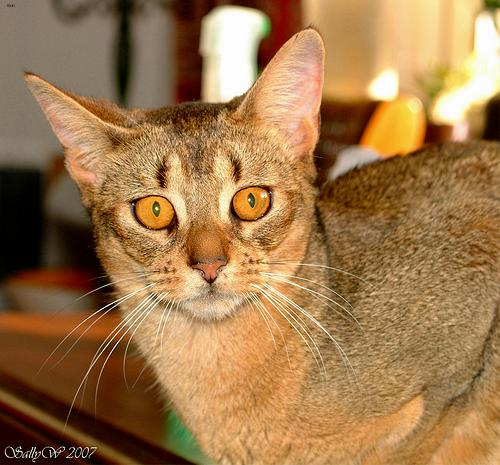
#> input picture data244/train/Abyssinian_102.jpg, 500 x 465 px, given as the content of the folder ../CatDogDataSet/test_images, which was not available
$ jupyter execute --allow-errors MainJupyter.ipynb   (older library calls are emulated)
#> lines starting #> are read from the running program, lines starting #| are printed output that depends on the picture; pictures that were not available may be replaced by others from this repository, and a replacement may not be noted
#> in prep_train_images, img is the input picture: PIL image 500x465 RGB; mean R, G, B 159.2, 120.3, 76
### LoadTestImages.py
from pathlib import Path
import numpy as np
import os
import PIL
from PIL import Image
from FlatPreProcessing import SIZE, CHANNELS


TRI_DIR = Path('../CatDogDataSet/test_images')


def norm_image(img):
    """
     Normalize PIL image

    Normalizes luminance to (mean,std)=(0,1),
    and applies a [1%, 99%] contrast stretch
    """
    # YCbCr allows for adjustment of luma component (Y)
    img_y, img_b, img_r = img.convert('YCbCr').split()
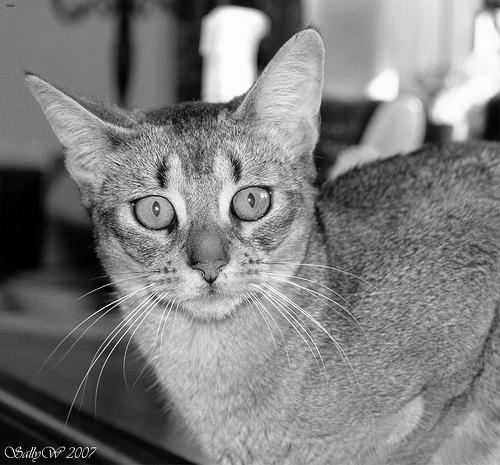
#> img_y: PIL image 500x465 L; min 0, max 254, mean 126.4
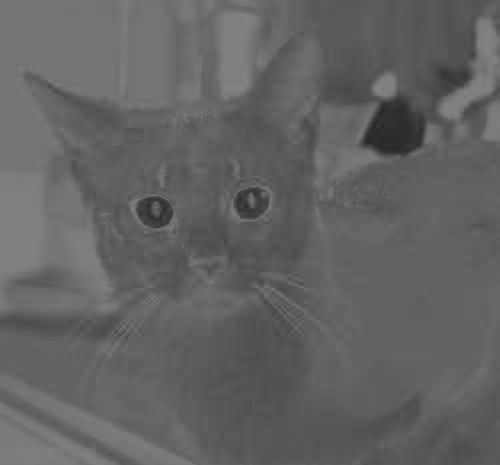
#> img_b: PIL image 500x465 L; min 39, max 132, mean 98.9
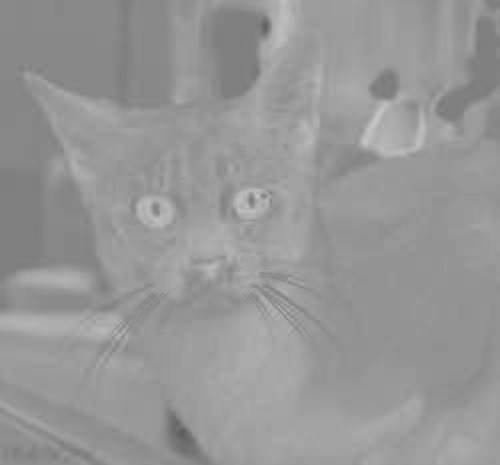
#> img_r: PIL image 500x465 L; min 92, max 197, mean 150.6

    img_y_np = np.asarray(img_y).astype(float)

    img_y_np /= 255
    img_y_np -= img_y_np.mean()
    img_y_np /= img_y_np.std()
    scale = np.max([np.abs(np.percentile(img_y_np, 1.0)),
                    np.abs(np.percentile(img_y_np, 99.0))])
#> scale = 2.12

    img_y_np = img_y_np / scale
    img_y_np = np.clip(img_y_np, -1.0, 1.0)
    # Now between 0 and 1.
    img_y_np = (img_y_np + 1.0) / 2.0

    img_y_np = (img_y_np * 255 + .05).astype(np.uint8)

    img_y = Image.fromarray(img_y_np)

    img_ybr = Image.merge('YCbCr', (img_y, img_b, img_r))
#> img_ybr: PIL image 500x465 YCbCr; mean of channels 0, 1, 2 127.1, 98.9, 150.6

    img_nrm = img_ybr.convert('RGB')

    return img_nrm


def resize_image(img, size):
    """
    Resize PIL Image
    Resizes the image to be square with sidelength size. Pads with black.
    """
#> called with size = 40
    img_res = img.resize((size, size), resample=Image.ANTIALIAS)
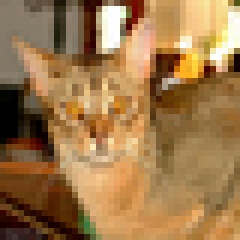
#> img_res: PIL image 40x40 RGB (shown 6 times larger); mean R, G, B 158.3, 120.5, 75.3
    img_pad = img.resize((size + 6, size + 6), resample=PIL.Image.ANTIALIAS)
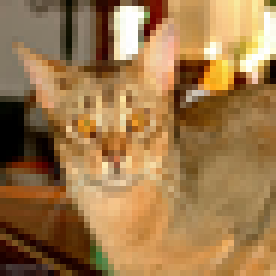
#> img_pad: PIL image 46x46 RGB (shown 6 times larger); mean R, G, B 158.2, 120.5, 75.3
    img_pad.paste(img_res, (3, 3))
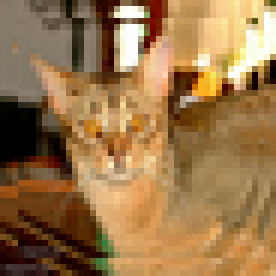
#> img_pad: PIL image 46x46 RGB (shown 6 times larger); mean R, G, B 153.5, 117.5, 74.2
    return img_pad


def prep_train_images(paths):
    """
    :param paths: paths to images
    :param out_dir: directory to write outputs to
    :return: nothing
    """
    count = len(paths)
    data = np.ndarray((count, SIZE, SIZE, CHANNELS), dtype=np.uint8)
    for i, path in enumerate(paths):
        # print("Train:", i)
        if i % 100 == 0:
            print("Processed: {} of {}".format(i, count))
        ext = os.path.splitext(str(path))[-1].lower()
        if ext == ".jpg" or ext == ".png":
            img = Image.open(path)
            img_nrm = norm_image(img)
            img_res = resize_image(img_nrm, SIZE)
            im = img_res.load()
            img_y, img_b, img_r = img_res.convert('YCbCr').split()
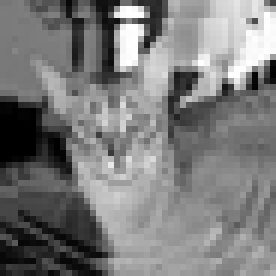
#> img_y: PIL image 46x46 L (shown 6 times larger); min 0, max 255, mean 122.8
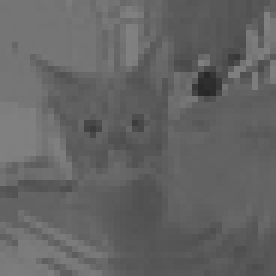
#> img_b: PIL image 46x46 L (shown 6 times larger); min 40, max 129, mean 99.8
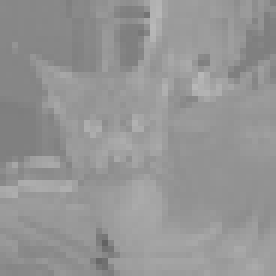
#> img_r: PIL image 46x46 L (shown 6 times larger); min 99, max 184, mean 149
            img_y_np = np.asarray(img_y).astype(float)
#> img_y_np: shape (46, 46) float64
            img_loc = np.ndarray((SIZE, SIZE, CHANNELS))
            for j in range(3, SIZE-3):
                for k in range(3, SIZE-3):
                    edge = np.asarray([img_y_np[j-3:j+4, k-3:k+4]]).ravel()
                    currdata = im[j, k]
                    newdata = np.ndarray(CHANNELS)
                    newdata[0:3] = [currdata[0], currdata[1], currdata[2]]
                    newdata[3:] = edge
                    img_loc[j, k] = newdata
            data[i] = img_loc

        else:
            print("Weird extension: {}".format(path))
    data = data.reshape(count*(SIZE**2), CHANNELS)
    return data

def main():
    test_path = [x for x in TRI_DIR.iterdir() if TRI_DIR.is_dir() and '.jpg' in str(x).lower()]
    # randIndexes = np.random.choice(len(test_path), len(test_path) // 10)
    # test_path = [test_path[i] for i in randIndexes]
    return prep_train_images(test_path)

main()

### FlatPreProcessing.py
import PIL
from PIL import Image
import numpy as np
from time import clock

import glob
from multiprocessing import Process
from multiprocessing import Queue
import os, re, cv2, random

from scipy.misc import imread
import matplotlib.pyplot as plt
from pathlib import Path
from sklearn.cluster import KMeans
from skimage.feature import local_binary_pattern


SIZE = 40
CHANNELS = 3+49
TRI_DIR = Path('../CatDogDataSet/annotations/trimaps')
IMG_DIR = Path('../CatDogDataSet/images')
BASE_DIR = Path('.')


# get all the names of the trimaps images.


# tri = imread(p.resolve())
# tri = imread('Abyssinian_3.png')
# plt.imshow(tri)
# plt.show()


# Inspiration: https://www.kaggle.com/gauss256/ ...
# dogs-vs-cats-redux-kernels-edition/preprocess-images

# [137 lines left out: functions norm_image, resize_image, prep_train_images, prep_label_images, not called in this run]


# def readlist():
#     """
#     This method should be used to read the list.txt file in the annotations
#     directory.
#     :return: nothing.
#     """
#     pathToList = Path('../CatDogDataSet/annotations/list.txt')
#     f = open(str(pathToList),'r')
#     for i in f.readlines():
#         print(i)
#

def main():
    """Main program for running from command line"""

    # [5 lines of commented-out code are left out]
    print("Image Size:", SIZE)
    pathToList = Path('../CatDogDataSet/annotations/list.txt')
    f = open(str(pathToList), 'r')
    fList = f.readlines()
    catList = []
    dogList = []
    pictureList = []
    for i in fList:
        iList = i.split()
        if '#' not in iList[0]:
            pictureList.append(iList[0])
            firstLetter = iList[0][0]
            if firstLetter.islower():
                dogList.append(iList)
            else:
                catList.append(iList)

    randIndexes = np.random.choice(len(pictureList), len(pictureList) // 10)
    # randIndexes = range(200)
    pictureList = [pictureList[i] for i in randIndexes]
    train_img = [Path(IMG_DIR, "{}.jpg".format(x)) for x in pictureList]
    label_img = [Path(TRI_DIR, "{}.png".format(x)) for x in pictureList]

    # Make the output directories
    base_out = Path(BASE_DIR, 'data{}'.format(SIZE))
    train_dir_out = Path(base_out, 'train')
    label_dir_out = Path(base_out, 'label')
    os.makedirs(str(train_dir_out), exist_ok=True)
    os.makedirs(str(label_dir_out), exist_ok=True)

    train_data = prep_train_images(train_img, train_dir_out)
    label_data = prep_label_images(label_img, label_dir_out)
    print("Training Data:", train_data.shape)
    print("Label Data:", label_data.shape)
    return (train_data, label_data)

# [2 lines that do not run on import are left out]

### MainJupyter.ipynb
[cell 1]
import PIL
from datetime import datetime
from PIL import Image
import numpy as np
from sklearn.preprocessing import scale

import FlatPreProcessing

from scipy.misc import imread
import matplotlib.pyplot as plt
from pathlib import Path

from sklearn.ensemble import AdaBoostClassifier
start1 = datetime.now()
BASE_DIR = Path('.')
#> (the rest of this cell did not finish here and is left out)

[cell 2]
from sklearn.ensemble import RandomForestClassifier

rf = RandomForestClassifier(n_estimators=20)
print("Fitting Random Forest...")
start = datetime.now()
#> (the rest of this cell did not finish here and is left out)

[cell 3]
from sklearn.ensemble import AdaBoostClassifier

clf = AdaBoostClassifier(n_estimators=20)
print("Fitting Adaboost...")
start1 = datetime.now()
# [4 lines of commented-out code are left out]
#> (the rest of this cell did not finish here and is left out)

[cell 4]
# Import the data matrix of the testing data
# Skip if cross validating!

from LoadTestImages import main
test_data = main()
#| Processed: 0 of 1

[cell 5]
# Standard Prediction Block. Adjust accordingly!

print("Predicting Data..")
#> (the rest of this cell did not finish here and is left out)

[cell 6]
# Cross Validation Block. Should be used in adjusting algorithm
from sklearn.model_selection import cross_val_score
print("Cross Validating...")
start1 = datetime.now()
#> (the rest of this cell did not finish here and is left out)

[cell 7]
# K Neighbors
import LoadTestImages
from PIL import ImageFilter
#> (the rest of this cell did not finish here and is left out)

#> (a cell that did not finish here is left out)

[cell 9]
import LoadTestImages
#> (the rest of this cell did not finish here and is left out)

[cell 10]
from scipy.misc import imread
import matplotlib.pyplot as plt
#> (the rest of this cell did not finish here and is left out)

#> (a cell that did not finish here is left out)

[cell 12]
im = Image.open('../CatDogDataSet/labelled_1345/06.png')
print(im.size)
#| (500, 465)
im1 = im.load()
print(im1[200,150])
#| (132, 101, 57)
plt.imshow(im)
plt.show()

[cell 13]
im = Image.open('labelled/06.png')
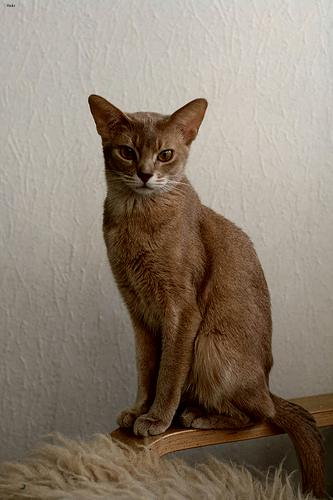
#> input picture data244/train/Abyssinian_124.jpg, 333 x 500 px, given in place of 06.png, which was not available
#> im is the input picture: PIL image 333x500 RGB; mean R, G, B 137.9, 124.5, 110
print(im.size)
#| (333, 500)
im1 = im.load()
print(im1[200,150])
#| (200, 192, 181)
plt.imshow(im)
plt.show()
